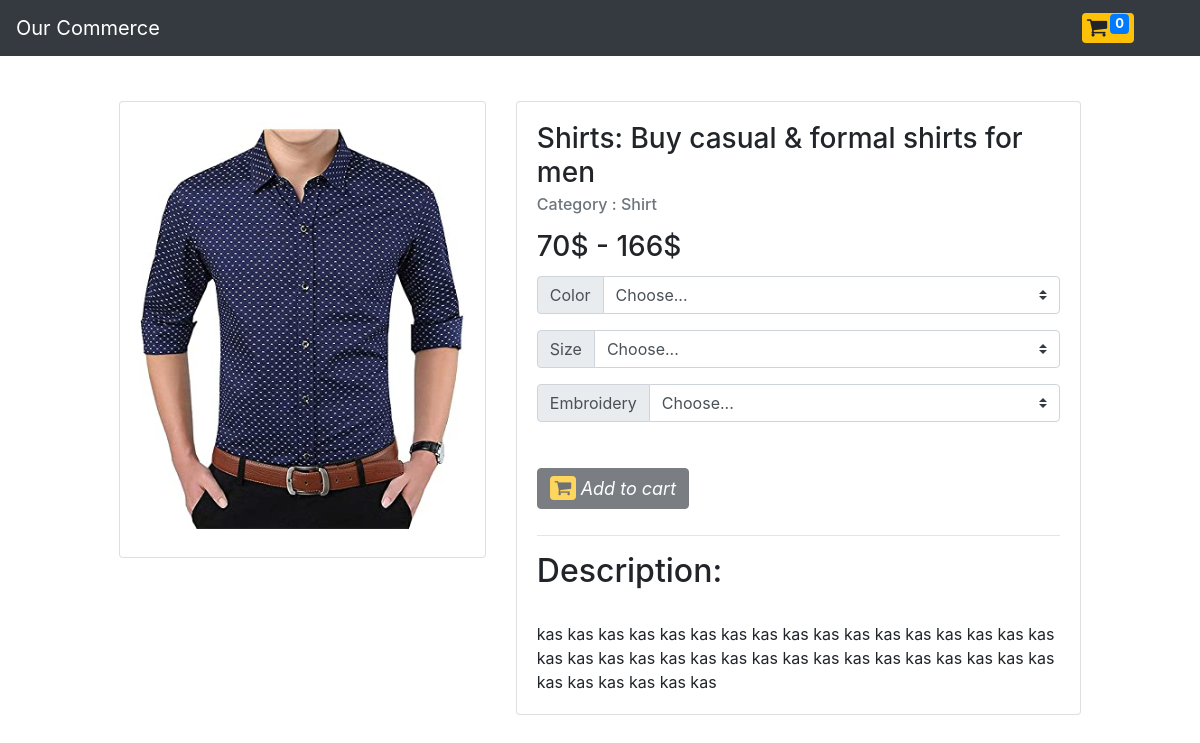
Screenshot of /product_details/3 with the database file from the repository.
### home/models.py (models this page shows, shortened)
class Product_Table(models.Model):
    class Meta:
        verbose_name_plural = 'Product Table'
    Product_Name = models.CharField(max_length=256, blank=True, null=True)
    Product_Category = models.ForeignKey(Product_Category, default=None, blank=True, null=True, on_delete=models.CASCADE)
    Product_Picture_upload_1 = models.ImageField(upload_to='img/product/', blank=True, null=True, help_text = "Insert 500X500 pixel image")
    Description = models.TextField(blank=True, null=True)
    status = (
        ('Available', 'Available'),
        ('Not Available', 'Not Available'),
    )
    availability = models.CharField(max_length=256, choices=status, default='Available', blank=True, null=True)
    def get_all_colors(self):
        return color.objects.filter(Product=self, availability="Available")
    def get_all_sizes(self):
        return size.objects.filter(Product=self, availability="Available")
    def get_all_Embroidery(self):
        return Embroidery.objects.filter(Product=self, availability="Available")

class Product_Category(models.Model):
    class Meta:
        verbose_name_plural = 'Product Category'
    Category_Name = models.CharField(max_length=255)
    def __str__(self):
        return self.Category_Name

### home/views.py (the view)
# urls.py: path('product_details/<int:pk>', views.product_details, name="product_details"), # product details page
def product_details(request, pk):
    get_products = Product_Table.objects.get(id = pk) # specific product getting from database
    first_filter_sizes = size.objects.filter(Product=get_products).order_by('price').first()
    last_filter_sizes = size.objects.filter(Product=get_products).order_by('price').last()
    last_filter_Embroidery = Embroidery.objects.filter(Product=get_products).order_by('Additional_Price').last()
    first_price = first_filter_sizes.price
    last_price = last_filter_sizes.price + last_filter_Embroidery.Additional_Price
    context = {'get_products':get_products, 'first_price':first_price, 'last_price':last_price}
    return render(request, 'product_details.html', context)

### home/templates/product_details.html (shortened to what this page needs)
{% extends 'base.html' %}
{% block body %}
<div class="row" style="margin-top:25px; padding:20px;">
    <div class="col-md-1 col-lg-1"></div>
    <div class="col-md-4 col-lg-4">
        <div class="card">
          <div class="card-body">
            <img src="{{get_products.Product_Picture_upload_1.url}}" class="card-img-top" alt="...">
          </div>
        </div>
    </div>
    <div class="col-md-6 col-lg-6">
        <div class="card" style="width: 100%;">
          <div class="card-body">
            <h3 class="card-title" id="show_name_by_attr">{{ get_products.Product_Name }}</h3>
            <h6 class="card-subtitle mb-2 text-muted">Category : {{ get_products.Product_Category }}</h6>
            <h3 class="card-title mt-3">{{first_price}}$ - {{last_price}}$</h3>
            <form action="{% url 'add_to_cart' %}" method="POST">{% csrf_token %}
                <div class="input-group mb-3">
                  <div class="input-group-prepend">
                    <label class="input-group-text" for="color_dropdown">Color</label>
                  </div>
                  <select class="custom-select" id="color_dropdown" name="color_prod" onchange="function_select_attribute()">
                    <option selected>Choose...</option>
                  </select>
                </div>
                <div class="input-group mb-3">
                  <div class="input-group-prepend">
                    <label class="input-group-text" for="size_dropdown">Size</label>
                  </div>
                  <select class="custom-select" id="size_dropdown" name="size_prod" onchange="function_select_attribute()">
                    <option selected>Choose...</option>
                  </select>
                </div>
                <div class="input-group mb-3">
                  <div class="input-group-prepend">
                    <label class="input-group-text" for="Embroidery_id">Embroidery</label>
                  </div>
                  <select class="custom-select" id="Embroidery_id" name="embroidery_prod" onchange="function_select_attribute()">
                    <option selected>Choose...</option>
                  </select>
                </div>
                <div id="add_to_cart_btn_id">
                    <button class="btn btn-dark text-center" style="margin-top:30px; margin-bottom:10px;"  disabled>
                        <span class="badge badge-warning">
                            <i class="fa fa-shopping-cart" style="font-size:18px"></i>
                        </span>
                        <i style="font-size:18px">Add to cart</i>
                    </button>
                </div>
            </form>
          <hr>
          <h2>Description:</h2><br>
          <p class="card-text">{{ get_products.Description }}</p>
          </div>
        </div>
    </div>
    <div class="col-md-1 col-lg-1"></div>
</div>
{% endblock %}

### home/templates/base.html (shortened to what this page needs)
<!doctype html>
<html lang="en">
  <head>
    <link rel="stylesheet" href="https://cdn.jsdelivr.net/npm/bootstrap@4.6.2/dist/css/bootstrap.min.css">
    <link rel="stylesheet" href="https://cdnjs.cloudflare.com/ajax/libs/font-awesome/4.7.0/css/font-awesome.min.css">
  </head>
  <body>
    <nav class="navbar navbar-expand-lg navbar-dark bg-dark">
      <a class="navbar-brand" href="{% url 'index' %}">Our Commerce</a>
      <div class="collapse navbar-collapse" id="navbarSupportedContent">
        <div class="form-inline my-2 my-lg-0" style="padding-right:50px;">
          <a href="{% url 'cart' %}" class="badge badge-warning">
            <i class="fa fa-shopping-cart" style="font-size:22px"></i>
            <sup style="font-size:13px" class="badge badge-primary" id="product_cart">{% if request.session.total_qty %}{{ request.session.total_qty }}{% else %}0{% endif %}</sup>
          </a>
        </div>
      </div>
    </nav>
    {% block body %}{% endblock %}
  </body>
</html>

### rows the page displays
Product_Table: Product_Picture_upload_1 (picture), Product_Name "Shirts: Buy casual & formal shirts for men", Product_Category "Shirt", Description "kas kas kas kas kas kas kas kas kas kas kas kas kas kas kas kas kas kas kas kas kas kas kas kas kas kas kas kas kas kas kas kas kas kas kas kas kas kas kas kas"

### other values shown
{{ first_price }} "70"
{{ last_price }} "166"
